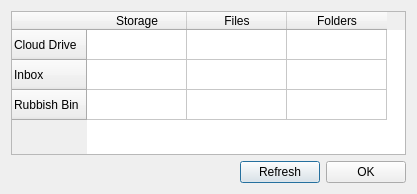
<?xml version="1.0" encoding="UTF-8"?>
<ui version="4.0">
 <class>AccountDetailsDialog</class>
 <widget class="QDialog" name="AccountDetailsDialog">
  <property name="geometry">
   <rect>
    <x>0</x>
    <y>0</y>
    <width>417</width>
    <height>194</height>
   </rect>
  </property>
  <property name="minimumSize">
   <size>
    <width>417</width>
    <height>194</height>
   </size>
  </property>
  <property name="maximumSize">
   <size>
    <width>417</width>
    <height>194</height>
   </size>
  </property>
  <property name="windowTitle">
   <string>Account usage details</string>
  </property>
  <layout class="QVBoxLayout" name="verticalLayout">
   <item>
    <widget class="QWidget" name="widget_2" native="true">
     <layout class="QHBoxLayout" name="horizontalLayout">
      <property name="spacing">
       <number>0</number>
      </property>
      <property name="leftMargin">
       <number>0</number>
      </property>
      <property name="topMargin">
       <number>0</number>
      </property>
      <property name="rightMargin">
       <number>0</number>
      </property>
      <property name="bottomMargin">
       <number>0</number>
      </property>
      <item>
       <widget class="QWidget" name="widget_4" native="true">
        <property name="maximumSize">
         <size>
          <width>0</width>
          <height>0</height>
         </size>
        </property>
       </widget>
      </item>
      <item>
       <widget class="QTableWidget" name="tValues">
        <property name="sizePolicy">
         <sizepolicy hsizetype="Expanding" vsizetype="Expanding">
          <horstretch>0</horstretch>
          <verstretch>0</verstretch>
         </sizepolicy>
        </property>
        <property name="focusPolicy">
         <enum>Qt::NoFocus</enum>
        </property>
        <property name="layoutDirection">
         <enum>Qt::LeftToRight</enum>
        </property>
        <property name="verticalScrollBarPolicy">
         <enum>Qt::ScrollBarAlwaysOff</enum>
        </property>
        <property name="horizontalScrollBarPolicy">
         <enum>Qt::ScrollBarAlwaysOff</enum>
        </property>
        <property name="autoScroll">
         <bool>false</bool>
        </property>
        <property name="autoScrollMargin">
         <number>0</number>
        </property>
        <property name="editTriggers">
         <set>QAbstractItemView::NoEditTriggers</set>
        </property>
        <property name="selectionMode">
         <enum>QAbstractItemView::NoSelection</enum>
        </property>
        <property name="showGrid">
         <bool>true</bool>
        </property>
        <attribute name="horizontalHeaderVisible">
         <bool>true</bool>
        </attribute>
        <row>
         <property name="text">
          <string>Cloud Drive</string>
         </property>
        </row>
        <row>
         <property name="text">
          <string>Inbox</string>
         </property>
        </row>
        <row>
         <property name="text">
          <string>Rubbish Bin</string>
         </property>
        </row>
        <column>
         <property name="text">
          <string>Storage</string>
         </property>
        </column>
        <column>
         <property name="text">
          <string>Files</string>
         </property>
        </column>
        <column>
         <property name="text">
          <string>Folders</string>
         </property>
        </column>
        <item row="0" column="0">
         <property name="text">
          <string/>
         </property>
         <property name="textAlignment">
          <set>AlignRight|AlignVCenter</set>
         </property>
        </item>
        <item row="0" column="1">
         <property name="text">
          <string/>
         </property>
         <property name="textAlignment">
          <set>AlignRight|AlignVCenter</set>
         </property>
        </item>
        <item row="0" column="2">
         <property name="text">
          <string/>
         </property>
         <property name="textAlignment">
          <set>AlignRight|AlignVCenter</set>
         </property>
        </item>
        <item row="1" column="0">
         <property name="text">
          <string/>
         </property>
         <property name="textAlignment">
          <set>AlignRight|AlignVCenter</set>
         </property>
        </item>
        <item row="1" column="1">
         <property name="text">
          <string/>
         </property>
         <property name="textAlignment">
          <set>AlignRight|AlignVCenter</set>
         </property>
        </item>
        <item row="1" column="2">
         <property name="text">
          <string/>
         </property>
         <property name="textAlignment">
          <set>AlignRight|AlignVCenter</set>
         </property>
        </item>
        <item row="2" column="0">
         <property name="text">
          <string/>
         </property>
         <property name="textAlignment">
          <set>AlignRight|AlignVCenter</set>
         </property>
        </item>
        <item row="2" column="1">
         <property name="text">
          <string/>
         </property>
         <property name="textAlignment">
          <set>AlignRight|AlignVCenter</set>
         </property>
        </item>
        <item row="2" column="2">
         <property name="text">
          <string/>
         </property>
         <property name="textAlignment">
          <set>AlignRight|AlignVCenter</set>
         </property>
        </item>
       </widget>
      </item>
      <item>
       <widget class="QWidget" name="widget_5" native="true">
        <property name="maximumSize">
         <size>
          <width>0</width>
          <height>0</height>
         </size>
        </property>
       </widget>
      </item>
     </layout>
    </widget>
   </item>
   <item>
    <widget class="QWidget" name="widget_3" native="true">
     <layout class="QHBoxLayout" name="horizontalLayout_3">
      <property name="leftMargin">
       <number>0</number>
      </property>
      <property name="topMargin">
       <number>0</number>
      </property>
      <property name="rightMargin">
       <number>0</number>
      </property>
      <property name="bottomMargin">
       <number>0</number>
      </property>
      <item>
       <spacer name="horizontalSpacer">
        <property name="orientation">
         <enum>Qt::Horizontal</enum>
        </property>
        <property name="sizeHint" stdset="0">
         <size>
          <width>40</width>
          <height>20</height>
         </size>
        </property>
       </spacer>
      </item>
      <item>
       <widget class="QPushButton" name="bRefresh">
        <property name="text">
         <string>Refresh</string>
        </property>
       </widget>
      </item>
      <item>
       <widget class="QPushButton" name="bOK">
        <property name="text">
         <string>OK</string>
        </property>
       </widget>
      </item>
     </layout>
    </widget>
   </item>
  </layout>
 </widget>
 <resources/>
 <connections>
  <connection>
   <sender>bOK</sender>
   <signal>clicked()</signal>
   <receiver>AccountDetailsDialog</receiver>
   <slot>accept()</slot>
   <hints>
    <hint type="sourcelabel">
     <x>350</x>
     <y>164</y>
    </hint>
    <hint type="destinationlabel">
     <x>198</x>
     <y>92</y>
    </hint>
   </hints>
  </connection>
 </connections>
</ui>
